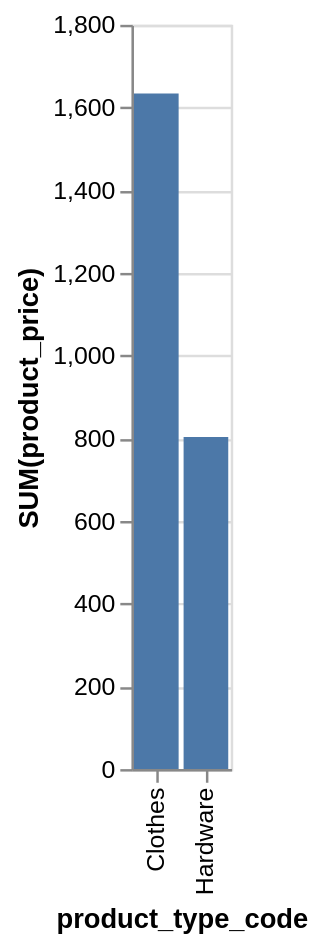

Vega-Lite specification for this chart:
### Vega-Lite specification from a JSON file in a GitHub repository (floating-point values rounded to 4 significant figures)
{"data": {"values": [{"x_data": "Clothes", "y_data": 1634}, {"x_data": "Hardware", "y_data": 803}]}, "mark": "bar", "encoding": {"x": {"field": "x_data", "type": "nominal", "title": "product_type_code", "sort": "ascending"}, "y": {"field": "y_data", "type": "quantitative", "title": "SUM(product_price)"}}}
